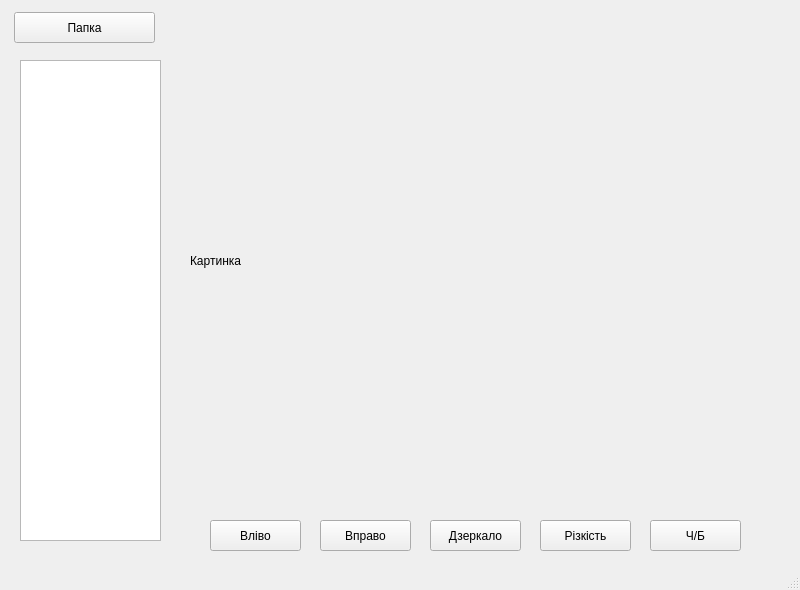
<?xml version="1.0" encoding="UTF-8"?>
<ui version="4.0">
 <class>MainWindow</class>
 <widget class="QMainWindow" name="MainWindow">
  <property name="geometry">
   <rect>
    <x>0</x>
    <y>0</y>
    <width>800</width>
    <height>590</height>
   </rect>
  </property>
  <property name="windowTitle">
   <string>MainWindow</string>
  </property>
  <widget class="QWidget" name="centralwidget">
   <widget class="QPushButton" name="btn_dir">
    <property name="geometry">
     <rect>
      <x>14</x>
      <y>12</y>
      <width>141</width>
      <height>31</height>
     </rect>
    </property>
    <property name="text">
     <string>Папка</string>
    </property>
   </widget>
   <widget class="QPushButton" name="btn_bw">
    <property name="geometry">
     <rect>
      <x>650</x>
      <y>520</y>
      <width>91</width>
      <height>31</height>
     </rect>
    </property>
    <property name="text">
     <string>Ч/Б</string>
    </property>
   </widget>
   <widget class="QPushButton" name="btn_shape">
    <property name="geometry">
     <rect>
      <x>540</x>
      <y>520</y>
      <width>91</width>
      <height>31</height>
     </rect>
    </property>
    <property name="text">
     <string>Різкість</string>
    </property>
   </widget>
   <widget class="QPushButton" name="btn_flip">
    <property name="geometry">
     <rect>
      <x>430</x>
      <y>520</y>
      <width>91</width>
      <height>31</height>
     </rect>
    </property>
    <property name="text">
     <string>Дзеркало</string>
    </property>
   </widget>
   <widget class="QPushButton" name="btn_right">
    <property name="geometry">
     <rect>
      <x>320</x>
      <y>520</y>
      <width>91</width>
      <height>31</height>
     </rect>
    </property>
    <property name="text">
     <string>Вправо</string>
    </property>
   </widget>
   <widget class="QPushButton" name="btn_left">
    <property name="geometry">
     <rect>
      <x>210</x>
      <y>520</y>
      <width>91</width>
      <height>31</height>
     </rect>
    </property>
    <property name="text">
     <string>Вліво</string>
    </property>
   </widget>
   <widget class="QListWidget" name="Iw_files">
    <property name="geometry">
     <rect>
      <x>20</x>
      <y>60</y>
      <width>141</width>
      <height>481</height>
     </rect>
    </property>
   </widget>
   <widget class="QLabel" name="Ib_image">
    <property name="geometry">
     <rect>
      <x>190</x>
      <y>20</y>
      <width>551</width>
      <height>481</height>
     </rect>
    </property>
    <property name="text">
     <string>Картинка</string>
    </property>
   </widget>
  </widget>
  <widget class="QMenuBar" name="menubar">
   <property name="geometry">
    <rect>
     <x>0</x>
     <y>0</y>
     <width>800</width>
     <height>21</height>
    </rect>
   </property>
  </widget>
  <widget class="QStatusBar" name="statusbar"/>
 </widget>
 <resources/>
 <connections/>
</ui>
